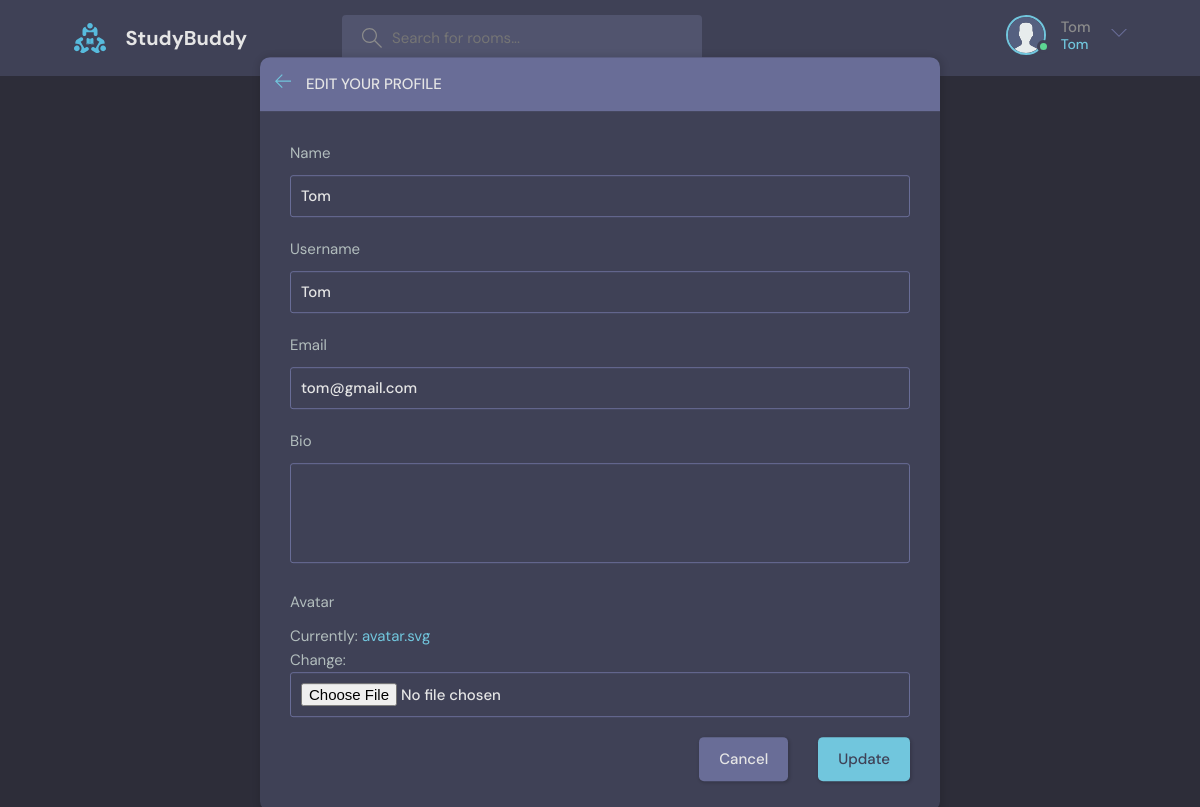
Screenshot of /update-user/ (signed in) with the database file from the repository.
### base/models.py (models this page shows)
class User(AbstractUser):
    name = models.CharField(max_length=200, null=True)
    email = models.EmailField(unique=True, null=True)
    bio = models.TextField(null=True)
    avatar = models.ImageField(default='avatar.svg')
    USERNAME_FIELD = 'email'
    REQUIRED_FIELDS = []

### base/views.py (the view)
# urls.py: path('update-user/', views.updateUser, name = 'update-user')
@login_required(login_url='login')
def updateUser(request):
    user = request.user
    form = UserForm(instance=user)
    if request.method == 'POST':
        form = UserForm(request.POST ,request.FILES ,instance=user)
        if form.is_valid():
            form.save()
            return redirect('user-profile', pk=request.user.id)
    return render(request, 'update-user.html', context={'form':form})

### base/forms.py
class UserForm(ModelForm):
    class Meta:
        model = User
        fields = ['name', 'username', 'email', 'bio', 'avatar']

### base/templates/update-user.html (shortened to what this page needs)
{% extends 'main.html' %}{% block content %}
    <main class="update-account layout">
        <div class="container">
            <div class="layout__box">
                <div class="layout__boxHeader">
                    <div class="layout__boxTitle">
                        <a href={% url 'home' %}>
                            <svg version="1.1" xmlns="http://www.w3.org/2000/svg" width="32" height="32"
                                viewBox="0 0 32 32">
                                <title>arrow-left</title>
                                <path
                                    d="M13.723 2.286l-13.723 13.714 13.719 13.714 1.616-1.611-10.96-10.96h27.625v-2.286h-27.625l10.965-10.965-1.616-1.607z">
                                </path>
                            </svg>
                        <h3>Edit your profile</h3>
                    </div>
                </div>
                <div class="layout__body">
                    <form class="form" action="" method='POST' enctype='multipart/form-data' >
                      {% for field in form  %}
                        <div class="form__group">
                            <label for="profile_pic">{{field.label}}</label>
                            {{field}}
                        </div>
                        {% endfor %}
                        <div class="form__action">
                            <a class="btn btn--dark" href="index.html">Cancel</a>
                            <button class="btn btn--main" type="submit">Update</button>
                        </div>
                    </form>
                </div>
            </div>
        </div>
    </main>
  </body>
</html>
{% endblock content %}

### templates/navbar.html (shortened to what this page needs)
{% load static %}
<header class="header header--loggedIn">
    <div class="container">
      <a href={% url 'home' %} class="header__logo">
        <img src={% static 'images/logo.svg' %}/>
        <h1>StudyBuddy</h1>
      </a>
      <form class="header__search" method='GET' action={% url 'home' %}>
        <label>
          <input name='q' placeholder="Search for rooms..." />
        </label>
      <nav class="header__menu">
        {% if request.user.is_authenticated %}
        <div class="header__user">
          <a href={% url 'user-profile' request.user.id %}>
            <div class="avatar avatar--medium active">
              <img src={{request.user.avatar.url}} />
            </div>
            <p>{{request.user.username}} <span>{{request.user.username}}</span></p>
          <button class="dropdown-button">
            <svg
              version="1.1"
              xmlns="http://www.w3.org/2000/svg"
              width="32"
              height="32"
              viewBox="0 0 32 32"
            >
              <title>chevron-down</title>
              <path d="M16 21l-13-13h-3l16 16 16-16h-3l-13 13z"></path>
            </svg>
          </button>
        </div>
        {% else %}
        <a href={% url 'login' %}>
          <img src={% static 'images/avatar.svg' %} />
          <p>Login</p>
        </a>
        {% endif %}
      </nav>
    </div>
  </header>

### rows the page displays
User: user.avatar (placeholder picture), user.username "Tom", form "Tom" "Tom" "tom@gmail.com"

### other values shown
{{ field.label }} "Name" "Username" "Email" "Bio" "Avatar"
